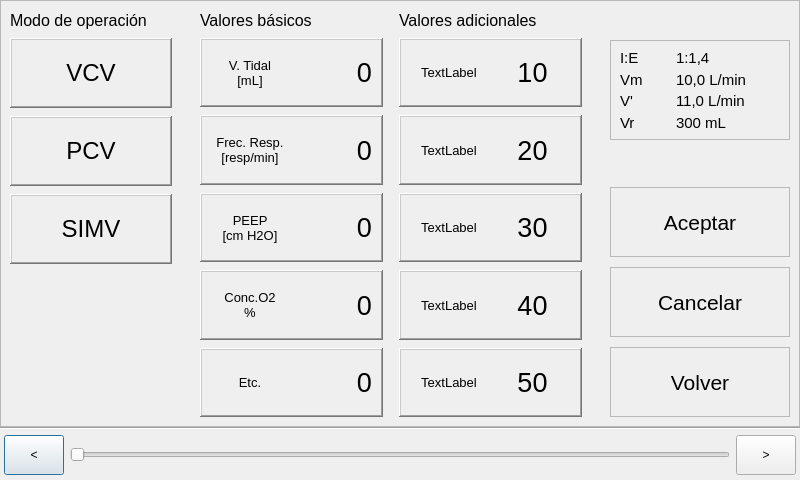
<?xml version="1.0" encoding="UTF-8"?>
<ui version="4.0">
 <class>Dialog</class>
 <widget class="QDialog" name="Dialog">
  <property name="geometry">
   <rect>
    <x>0</x>
    <y>0</y>
    <width>800</width>
    <height>480</height>
   </rect>
  </property>
  <property name="minimumSize">
   <size>
    <width>800</width>
    <height>480</height>
   </size>
  </property>
  <property name="maximumSize">
   <size>
    <width>800</width>
    <height>480</height>
   </size>
  </property>
  <property name="windowTitle">
   <string>Dialog</string>
  </property>
  <property name="autoFillBackground">
   <bool>true</bool>
  </property>
  <layout class="QVBoxLayout" name="verticalLayout_2">
   <property name="spacing">
    <number>0</number>
   </property>
   <property name="leftMargin">
    <number>0</number>
   </property>
   <property name="topMargin">
    <number>0</number>
   </property>
   <property name="rightMargin">
    <number>0</number>
   </property>
   <property name="bottomMargin">
    <number>0</number>
   </property>
   <item>
    <widget class="QFrame" name="frm_main">
     <property name="autoFillBackground">
      <bool>true</bool>
     </property>
     <property name="frameShape">
      <enum>QFrame::NoFrame</enum>
     </property>
     <property name="frameShadow">
      <enum>QFrame::Plain</enum>
     </property>
     <property name="lineWidth">
      <number>0</number>
     </property>
     <layout class="QVBoxLayout" name="verticalLayout_6">
      <property name="spacing">
       <number>0</number>
      </property>
      <property name="leftMargin">
       <number>0</number>
      </property>
      <property name="topMargin">
       <number>0</number>
      </property>
      <property name="rightMargin">
       <number>0</number>
      </property>
      <property name="bottomMargin">
       <number>0</number>
      </property>
      <item>
       <widget class="QFrame" name="frame_5">
        <property name="frameShape">
         <enum>QFrame::StyledPanel</enum>
        </property>
        <property name="frameShadow">
         <enum>QFrame::Raised</enum>
        </property>
        <layout class="QHBoxLayout" name="horizontalLayout_4">
         <property name="spacing">
          <number>10</number>
         </property>
         <property name="leftMargin">
          <number>0</number>
         </property>
         <property name="topMargin">
          <number>0</number>
         </property>
         <property name="rightMargin">
          <number>0</number>
         </property>
         <property name="bottomMargin">
          <number>0</number>
         </property>
         <item>
          <widget class="QFrame" name="frm_op_mode">
           <property name="maximumSize">
            <size>
             <width>180</width>
             <height>16777215</height>
            </size>
           </property>
           <property name="frameShape">
            <enum>QFrame::NoFrame</enum>
           </property>
           <property name="frameShadow">
            <enum>QFrame::Raised</enum>
           </property>
           <layout class="QVBoxLayout" name="verticalLayout">
            <property name="spacing">
             <number>8</number>
            </property>
            <item>
             <widget class="QLabel" name="lbl_title_op_mode">
              <property name="sizePolicy">
               <sizepolicy hsizetype="Preferred" vsizetype="Fixed">
                <horstretch>0</horstretch>
                <verstretch>0</verstretch>
               </sizepolicy>
              </property>
              <property name="minimumSize">
               <size>
                <width>0</width>
                <height>20</height>
               </size>
              </property>
              <property name="font">
               <font>
                <pointsize>12</pointsize>
               </font>
              </property>
              <property name="text">
               <string>Modo de operación</string>
              </property>
             </widget>
            </item>
            <item>
             <widget class="QFrame" name="frm_param_op_mode_vcv">
              <property name="minimumSize">
               <size>
                <width>0</width>
                <height>70</height>
               </size>
              </property>
              <property name="frameShape">
               <enum>QFrame::WinPanel</enum>
              </property>
              <property name="frameShadow">
               <enum>QFrame::Raised</enum>
              </property>
              <property name="lineWidth">
               <number>2</number>
              </property>
              <layout class="QHBoxLayout" name="horizontalLayout">
               <item>
                <widget class="QLabel" name="label">
                 <property name="font">
                  <font>
                   <pointsize>18</pointsize>
                  </font>
                 </property>
                 <property name="text">
                  <string>VCV</string>
                 </property>
                 <property name="alignment">
                  <set>Qt::AlignCenter</set>
                 </property>
                </widget>
               </item>
              </layout>
             </widget>
            </item>
            <item>
             <widget class="QFrame" name="frm_param_op_mode_pcv">
              <property name="minimumSize">
               <size>
                <width>0</width>
                <height>70</height>
               </size>
              </property>
              <property name="frameShape">
               <enum>QFrame::WinPanel</enum>
              </property>
              <property name="frameShadow">
               <enum>QFrame::Raised</enum>
              </property>
              <property name="lineWidth">
               <number>2</number>
              </property>
              <layout class="QHBoxLayout" name="horizontalLayout_2">
               <item>
                <widget class="QLabel" name="label_2">
                 <property name="font">
                  <font>
                   <pointsize>18</pointsize>
                  </font>
                 </property>
                 <property name="text">
                  <string>PCV</string>
                 </property>
                 <property name="alignment">
                  <set>Qt::AlignCenter</set>
                 </property>
                </widget>
               </item>
              </layout>
             </widget>
            </item>
            <item>
             <widget class="QFrame" name="frm_param_op_mode_simv">
              <property name="minimumSize">
               <size>
                <width>0</width>
                <height>70</height>
               </size>
              </property>
              <property name="frameShape">
               <enum>QFrame::WinPanel</enum>
              </property>
              <property name="frameShadow">
               <enum>QFrame::Raised</enum>
              </property>
              <property name="lineWidth">
               <number>2</number>
              </property>
              <layout class="QHBoxLayout" name="horizontalLayout_3">
               <item>
                <widget class="QLabel" name="label_3">
                 <property name="font">
                  <font>
                   <pointsize>18</pointsize>
                  </font>
                 </property>
                 <property name="text">
                  <string>SIMV</string>
                 </property>
                 <property name="alignment">
                  <set>Qt::AlignCenter</set>
                 </property>
                </widget>
               </item>
              </layout>
             </widget>
            </item>
            <item>
             <spacer name="verticalSpacer_3">
              <property name="orientation">
               <enum>Qt::Vertical</enum>
              </property>
              <property name="sizeHint" stdset="0">
               <size>
                <width>20</width>
                <height>40</height>
               </size>
              </property>
             </spacer>
            </item>
           </layout>
          </widget>
         </item>
         <item>
          <widget class="QFrame" name="frm_values">
           <property name="minimumSize">
            <size>
             <width>400</width>
             <height>0</height>
            </size>
           </property>
           <property name="frameShape">
            <enum>QFrame::NoFrame</enum>
           </property>
           <property name="frameShadow">
            <enum>QFrame::Raised</enum>
           </property>
           <layout class="QGridLayout" name="gridLayout_2">
            <property name="spacing">
             <number>8</number>
            </property>
            <item row="5" column="0">
             <widget class="QFrame" name="frm_param_flujoaire">
              <property name="frameShape">
               <enum>QFrame::WinPanel</enum>
              </property>
              <property name="frameShadow">
               <enum>QFrame::Raised</enum>
              </property>
              <property name="lineWidth">
               <number>2</number>
              </property>
              <property name="midLineWidth">
               <number>0</number>
              </property>
              <layout class="QHBoxLayout" name="horizontalLayout_7">
               <item>
                <widget class="QLabel" name="lbl_basic_5">
                 <property name="font">
                  <font>
                   <pointsize>10</pointsize>
                  </font>
                 </property>
                 <property name="text">
                  <string>Etc.</string>
                 </property>
                 <property name="alignment">
                  <set>Qt::AlignCenter</set>
                 </property>
                </widget>
               </item>
               <item>
                <widget class="QLabel" name="lbl_basic_value_5">
                 <property name="font">
                  <font>
                   <pointsize>20</pointsize>
                  </font>
                 </property>
                 <property name="text">
                  <string>0</string>
                 </property>
                 <property name="alignment">
                  <set>Qt::AlignRight|Qt::AlignTrailing|Qt::AlignVCenter</set>
                 </property>
                </widget>
               </item>
              </layout>
             </widget>
            </item>
            <item row="2" column="2">
             <widget class="QFrame" name="frm_param_sec_2">
              <property name="frameShape">
               <enum>QFrame::WinPanel</enum>
              </property>
              <property name="frameShadow">
               <enum>QFrame::Raised</enum>
              </property>
              <property name="lineWidth">
               <number>2</number>
              </property>
              <property name="midLineWidth">
               <number>0</number>
              </property>
              <layout class="QHBoxLayout" name="horizontalLayout_12">
               <item>
                <widget class="QLabel" name="lbl_sec_2">
                 <property name="font">
                  <font>
                   <pointsize>10</pointsize>
                  </font>
                 </property>
                 <property name="text">
                  <string>TextLabel</string>
                 </property>
                 <property name="alignment">
                  <set>Qt::AlignCenter</set>
                 </property>
                </widget>
               </item>
               <item>
                <widget class="QLabel" name="lbl_sec_value_2">
                 <property name="font">
                  <font>
                   <pointsize>20</pointsize>
                  </font>
                 </property>
                 <property name="text">
                  <string>20</string>
                 </property>
                 <property name="alignment">
                  <set>Qt::AlignCenter</set>
                 </property>
                </widget>
               </item>
              </layout>
             </widget>
            </item>
            <item row="5" column="2">
             <widget class="QFrame" name="frm_param_sec_5">
              <property name="frameShape">
               <enum>QFrame::WinPanel</enum>
              </property>
              <property name="frameShadow">
               <enum>QFrame::Raised</enum>
              </property>
              <property name="lineWidth">
               <number>2</number>
              </property>
              <property name="midLineWidth">
               <number>0</number>
              </property>
              <layout class="QHBoxLayout" name="horizontalLayout_15">
               <item>
                <widget class="QLabel" name="lbl_sec_9">
                 <property name="font">
                  <font>
                   <pointsize>10</pointsize>
                  </font>
                 </property>
                 <property name="text">
                  <string>TextLabel</string>
                 </property>
                 <property name="alignment">
                  <set>Qt::AlignCenter</set>
                 </property>
                </widget>
               </item>
               <item>
                <widget class="QLabel" name="lbl_sec_value_5">
                 <property name="font">
                  <font>
                   <pointsize>20</pointsize>
                  </font>
                 </property>
                 <property name="text">
                  <string>50</string>
                 </property>
                 <property name="alignment">
                  <set>Qt::AlignCenter</set>
                 </property>
                </widget>
               </item>
              </layout>
             </widget>
            </item>
            <item row="4" column="2">
             <widget class="QFrame" name="frm_param_sec_4">
              <property name="frameShape">
               <enum>QFrame::WinPanel</enum>
              </property>
              <property name="frameShadow">
               <enum>QFrame::Raised</enum>
              </property>
              <property name="lineWidth">
               <number>2</number>
              </property>
              <property name="midLineWidth">
               <number>0</number>
              </property>
              <layout class="QHBoxLayout" name="horizontalLayout_14">
               <item>
                <widget class="QLabel" name="lbl_sec_4">
                 <property name="font">
                  <font>
                   <pointsize>10</pointsize>
                  </font>
                 </property>
                 <property name="text">
                  <string>TextLabel</string>
                 </property>
                 <property name="alignment">
                  <set>Qt::AlignCenter</set>
                 </property>
                </widget>
               </item>
               <item>
                <widget class="QLabel" name="lbl_sec_value_4">
                 <property name="font">
                  <font>
                   <pointsize>20</pointsize>
                  </font>
                 </property>
                 <property name="text">
                  <string>40</string>
                 </property>
                 <property name="alignment">
                  <set>Qt::AlignCenter</set>
                 </property>
                </widget>
               </item>
              </layout>
             </widget>
            </item>
            <item row="2" column="0">
             <widget class="QFrame" name="frm_param_brpm">
              <property name="frameShape">
               <enum>QFrame::WinPanel</enum>
              </property>
              <property name="frameShadow">
               <enum>QFrame::Raised</enum>
              </property>
              <property name="lineWidth">
               <number>2</number>
              </property>
              <property name="midLineWidth">
               <number>0</number>
              </property>
              <layout class="QHBoxLayout" name="horizontalLayout_10">
               <item>
                <widget class="QLabel" name="lbl_basic_2">
                 <property name="font">
                  <font>
                   <pointsize>10</pointsize>
                  </font>
                 </property>
                 <property name="text">
                  <string>Frec. Resp. 
[resp/min]</string>
                 </property>
                 <property name="alignment">
                  <set>Qt::AlignCenter</set>
                 </property>
                </widget>
               </item>
               <item>
                <widget class="QLabel" name="lbl_basic_value_2">
                 <property name="font">
                  <font>
                   <pointsize>20</pointsize>
                  </font>
                 </property>
                 <property name="text">
                  <string>0</string>
                 </property>
                 <property name="alignment">
                  <set>Qt::AlignRight|Qt::AlignTrailing|Qt::AlignVCenter</set>
                 </property>
                </widget>
               </item>
              </layout>
             </widget>
            </item>
            <item row="1" column="0">
             <widget class="QFrame" name="frm_param_tvm">
              <property name="frameShape">
               <enum>QFrame::WinPanel</enum>
              </property>
              <property name="frameShadow">
               <enum>QFrame::Raised</enum>
              </property>
              <property name="lineWidth">
               <number>2</number>
              </property>
              <property name="midLineWidth">
               <number>0</number>
              </property>
              <layout class="QHBoxLayout" name="horizontalLayout_6">
               <item>
                <widget class="QLabel" name="lbl_basic_1">
                 <property name="font">
                  <font>
                   <pointsize>10</pointsize>
                  </font>
                 </property>
                 <property name="text">
                  <string>V. Tidal
[mL]</string>
                 </property>
                 <property name="alignment">
                  <set>Qt::AlignCenter</set>
                 </property>
                </widget>
               </item>
               <item>
                <widget class="QLabel" name="lbl_basic_value_1">
                 <property name="font">
                  <font>
                   <pointsize>20</pointsize>
                  </font>
                 </property>
                 <property name="text">
                  <string>0</string>
                 </property>
                 <property name="alignment">
                  <set>Qt::AlignRight|Qt::AlignTrailing|Qt::AlignVCenter</set>
                 </property>
                </widget>
               </item>
              </layout>
             </widget>
            </item>
            <item row="3" column="2">
             <widget class="QFrame" name="frm_param_sec_3">
              <property name="frameShape">
               <enum>QFrame::WinPanel</enum>
              </property>
              <property name="frameShadow">
               <enum>QFrame::Raised</enum>
              </property>
              <property name="lineWidth">
               <number>2</number>
              </property>
              <property name="midLineWidth">
               <number>0</number>
              </property>
              <layout class="QHBoxLayout" name="horizontalLayout_13">
               <item>
                <widget class="QLabel" name="lbl_sec_3">
                 <property name="font">
                  <font>
                   <pointsize>10</pointsize>
                  </font>
                 </property>
                 <property name="text">
                  <string>TextLabel</string>
                 </property>
                 <property name="alignment">
                  <set>Qt::AlignCenter</set>
                 </property>
                </widget>
               </item>
               <item>
                <widget class="QLabel" name="lbl_sec_value_3">
                 <property name="font">
                  <font>
                   <pointsize>20</pointsize>
                  </font>
                 </property>
                 <property name="text">
                  <string>30</string>
                 </property>
                 <property name="alignment">
                  <set>Qt::AlignCenter</set>
                 </property>
                </widget>
               </item>
              </layout>
             </widget>
            </item>
            <item row="1" column="2">
             <widget class="QFrame" name="frm_param_sec_1">
              <property name="frameShape">
               <enum>QFrame::WinPanel</enum>
              </property>
              <property name="frameShadow">
               <enum>QFrame::Raised</enum>
              </property>
              <property name="lineWidth">
               <number>2</number>
              </property>
              <property name="midLineWidth">
               <number>0</number>
              </property>
              <layout class="QHBoxLayout" name="horizontalLayout_11">
               <item>
                <widget class="QLabel" name="lbl_sec_1">
                 <property name="font">
                  <font>
                   <pointsize>10</pointsize>
                  </font>
                 </property>
                 <property name="text">
                  <string>TextLabel</string>
                 </property>
                 <property name="alignment">
                  <set>Qt::AlignCenter</set>
                 </property>
                </widget>
               </item>
               <item>
                <widget class="QLabel" name="lbl_sec_value_1">
                 <property name="font">
                  <font>
                   <pointsize>20</pointsize>
                  </font>
                 </property>
                 <property name="text">
                  <string>10</string>
                 </property>
                 <property name="alignment">
                  <set>Qt::AlignCenter</set>
                 </property>
                </widget>
               </item>
              </layout>
             </widget>
            </item>
            <item row="0" column="0">
             <widget class="QLabel" name="lbl_title_basic_params">
              <property name="sizePolicy">
               <sizepolicy hsizetype="Preferred" vsizetype="Fixed">
                <horstretch>0</horstretch>
                <verstretch>0</verstretch>
               </sizepolicy>
              </property>
              <property name="minimumSize">
               <size>
                <width>0</width>
                <height>20</height>
               </size>
              </property>
              <property name="font">
               <font>
                <pointsize>12</pointsize>
               </font>
              </property>
              <property name="text">
               <string>Valores básicos</string>
              </property>
             </widget>
            </item>
            <item row="4" column="0">
             <widget class="QFrame" name="frm_param_fio2">
              <property name="frameShape">
               <enum>QFrame::WinPanel</enum>
              </property>
              <property name="frameShadow">
               <enum>QFrame::Raised</enum>
              </property>
              <property name="lineWidth">
               <number>2</number>
              </property>
              <property name="midLineWidth">
               <number>0</number>
              </property>
              <layout class="QHBoxLayout" name="horizontalLayout_8">
               <item>
                <widget class="QLabel" name="lbl_basic_4">
                 <property name="font">
                  <font>
                   <pointsize>10</pointsize>
                  </font>
                 </property>
                 <property name="text">
                  <string>Conc.O2
%</string>
                 </property>
                 <property name="alignment">
                  <set>Qt::AlignCenter</set>
                 </property>
                </widget>
               </item>
               <item>
                <widget class="QLabel" name="lbl_basic_value_4">
                 <property name="font">
                  <font>
                   <pointsize>20</pointsize>
                  </font>
                 </property>
                 <property name="text">
                  <string>0</string>
                 </property>
                 <property name="alignment">
                  <set>Qt::AlignRight|Qt::AlignTrailing|Qt::AlignVCenter</set>
                 </property>
                </widget>
               </item>
              </layout>
             </widget>
            </item>
            <item row="3" column="0">
             <widget class="QFrame" name="frm_param_peep">
              <property name="frameShape">
               <enum>QFrame::WinPanel</enum>
              </property>
              <property name="frameShadow">
               <enum>QFrame::Raised</enum>
              </property>
              <property name="lineWidth">
               <number>2</number>
              </property>
              <property name="midLineWidth">
               <number>0</number>
              </property>
              <layout class="QHBoxLayout" name="horizontalLayout_9">
               <item>
                <widget class="QLabel" name="lbl_basic_3">
                 <property name="font">
                  <font>
                   <pointsize>10</pointsize>
                  </font>
                 </property>
                 <property name="text">
                  <string>PEEP 
[cm H2O]</string>
                 </property>
                 <property name="alignment">
                  <set>Qt::AlignCenter</set>
                 </property>
                </widget>
               </item>
               <item>
                <widget class="QLabel" name="lbl_basic_value_3">
                 <property name="font">
                  <font>
                   <pointsize>20</pointsize>
                  </font>
                 </property>
                 <property name="text">
                  <string>0</string>
                 </property>
                 <property name="alignment">
                  <set>Qt::AlignRight|Qt::AlignTrailing|Qt::AlignVCenter</set>
                 </property>
                </widget>
               </item>
              </layout>
             </widget>
            </item>
            <item row="1" column="1">
             <spacer name="horizontalSpacer">
              <property name="orientation">
               <enum>Qt::Horizontal</enum>
              </property>
              <property name="sizeType">
               <enum>QSizePolicy::Fixed</enum>
              </property>
              <property name="sizeHint" stdset="0">
               <size>
                <width>8</width>
                <height>20</height>
               </size>
              </property>
             </spacer>
            </item>
            <item row="0" column="2">
             <widget class="QLabel" name="lbl_title_more_params">
              <property name="sizePolicy">
               <sizepolicy hsizetype="Preferred" vsizetype="Fixed">
                <horstretch>0</horstretch>
                <verstretch>0</verstretch>
               </sizepolicy>
              </property>
              <property name="minimumSize">
               <size>
                <width>0</width>
                <height>20</height>
               </size>
              </property>
              <property name="font">
               <font>
                <pointsize>12</pointsize>
               </font>
              </property>
              <property name="text">
               <string>Valores adicionales</string>
              </property>
             </widget>
            </item>
           </layout>
          </widget>
         </item>
         <item>
          <widget class="QFrame" name="frm_buttons">
           <property name="frameShape">
            <enum>QFrame::NoFrame</enum>
           </property>
           <property name="frameShadow">
            <enum>QFrame::Raised</enum>
           </property>
           <layout class="QVBoxLayout" name="verticalLayout_5">
            <property name="spacing">
             <number>10</number>
            </property>
            <item>
             <widget class="QLabel" name="lbl_title_right">
              <property name="sizePolicy">
               <sizepolicy hsizetype="Preferred" vsizetype="Fixed">
                <horstretch>0</horstretch>
                <verstretch>0</verstretch>
               </sizepolicy>
              </property>
              <property name="minimumSize">
               <size>
                <width>0</width>
                <height>20</height>
               </size>
              </property>
              <property name="font">
               <font>
                <pointsize>12</pointsize>
               </font>
              </property>
              <property name="text">
               <string/>
              </property>
             </widget>
            </item>
            <item>
             <widget class="QFrame" name="frm_params_auto">
              <property name="minimumSize">
               <size>
                <width>0</width>
                <height>100</height>
               </size>
              </property>
              <property name="frameShape">
               <enum>QFrame::StyledPanel</enum>
              </property>
              <property name="frameShadow">
               <enum>QFrame::Raised</enum>
              </property>
              <layout class="QGridLayout" name="gridLayout">
               <item row="2" column="0">
                <widget class="QLabel" name="lbl_param_auto_name_3">
                 <property name="maximumSize">
                  <size>
                   <width>50</width>
                   <height>16777215</height>
                  </size>
                 </property>
                 <property name="font">
                  <font>
                   <pointsize>11</pointsize>
                  </font>
                 </property>
                 <property name="text">
                  <string>V'</string>
                 </property>
                </widget>
               </item>
               <item row="1" column="1">
                <widget class="QLabel" name="lbl_param_auto_val_2">
                 <property name="font">
                  <font>
                   <pointsize>11</pointsize>
                  </font>
                 </property>
                 <property name="text">
                  <string>10,0 L/min</string>
                 </property>
                </widget>
               </item>
               <item row="1" column="0">
                <widget class="QLabel" name="lbl_param_auto_name_2">
                 <property name="maximumSize">
                  <size>
                   <width>50</width>
                   <height>16777215</height>
                  </size>
                 </property>
                 <property name="font">
                  <font>
                   <pointsize>11</pointsize>
                  </font>
                 </property>
                 <property name="text">
                  <string>Vm</string>
                 </property>
                </widget>
               </item>
               <item row="2" column="1">
                <widget class="QLabel" name="lbl_param_auto_val_3">
                 <property name="font">
                  <font>
                   <pointsize>11</pointsize>
                  </font>
                 </property>
                 <property name="text">
                  <string>11,0 L/min</string>
                 </property>
                </widget>
               </item>
               <item row="0" column="0">
                <widget class="QLabel" name="lbl_param_auto_name_1">
                 <property name="maximumSize">
                  <size>
                   <width>50</width>
                   <height>16777215</height>
                  </size>
                 </property>
                 <property name="font">
                  <font>
                   <pointsize>11</pointsize>
                  </font>
                 </property>
                 <property name="text">
                  <string>I:E</string>
                 </property>
                </widget>
               </item>
               <item row="0" column="1">
                <widget class="QLabel" name="lbl_param_auto_val_1">
                 <property name="font">
                  <font>
                   <pointsize>11</pointsize>
                  </font>
                 </property>
                 <property name="text">
                  <string>1:1,4</string>
                 </property>
                </widget>
               </item>
               <item row="3" column="0">
                <widget class="QLabel" name="lbl_param_auto_name_4">
                 <property name="maximumSize">
                  <size>
                   <width>50</width>
                   <height>16777215</height>
                  </size>
                 </property>
                 <property name="font">
                  <font>
                   <pointsize>11</pointsize>
                  </font>
                 </property>
                 <property name="text">
                  <string>Vr</string>
                 </property>
                </widget>
               </item>
               <item row="3" column="1">
                <widget class="QLabel" name="lbl_param_auto_val_4">
                 <property name="font">
                  <font>
                   <pointsize>11</pointsize>
                  </font>
                 </property>
                 <property name="text">
                  <string>300 mL</string>
                 </property>
                </widget>
               </item>
              </layout>
             </widget>
            </item>
            <item>
             <spacer name="verticalSpacer_9">
              <property name="orientation">
               <enum>Qt::Vertical</enum>
              </property>
              <property name="sizeType">
               <enum>QSizePolicy::Fixed</enum>
              </property>
              <property name="sizeHint" stdset="0">
               <size>
                <width>20</width>
                <height>40</height>
               </size>
              </property>
             </spacer>
            </item>
            <item>
             <widget class="QFrame" name="frm_aceptar">
              <property name="minimumSize">
               <size>
                <width>0</width>
                <height>70</height>
               </size>
              </property>
              <property name="frameShape">
               <enum>QFrame::StyledPanel</enum>
              </property>
              <property name="frameShadow">
               <enum>QFrame::Raised</enum>
              </property>
              <layout class="QVBoxLayout" name="verticalLayout_3">
               <item>
                <widget class="QLabel" name="label_5">
                 <property name="font">
                  <font>
                   <pointsize>16</pointsize>
                  </font>
                 </property>
                 <property name="text">
                  <string>Aceptar</string>
                 </property>
                 <property name="alignment">
                  <set>Qt::AlignCenter</set>
                 </property>
                </widget>
               </item>
              </layout>
             </widget>
            </item>
            <item>
             <spacer name="verticalSpacer_2">
              <property name="orientation">
               <enum>Qt::Vertical</enum>
              </property>
              <property name="sizeHint" stdset="0">
               <size>
                <width>20</width>
                <height>40</height>
               </size>
              </property>
             </spacer>
            </item>
            <item>
             <widget class="QFrame" name="frm_cancelar">
              <property name="minimumSize">
               <size>
                <width>0</width>
                <height>70</height>
               </size>
              </property>
              <property name="frameShape">
               <enum>QFrame::StyledPanel</enum>
              </property>
              <property name="frameShadow">
               <enum>QFrame::Raised</enum>
              </property>
              <layout class="QVBoxLayout" name="verticalLayout_4">
               <item>
                <widget class="QLabel" name="label_6">
                 <property name="font">
                  <font>
                   <pointsize>16</pointsize>
                  </font>
                 </property>
                 <property name="text">
                  <string>Cancelar</string>
                 </property>
                 <property name="alignment">
                  <set>Qt::AlignCenter</set>
                 </property>
                </widget>
               </item>
              </layout>
             </widget>
            </item>
            <item>
             <spacer name="verticalSpacer_7">
              <property name="orientation">
               <enum>Qt::Vertical</enum>
              </property>
              <property name="sizeHint" stdset="0">
               <size>
                <width>20</width>
                <height>40</height>
               </size>
              </property>
             </spacer>
            </item>
            <item>
             <widget class="QFrame" name="frm_volver">
              <property name="minimumSize">
               <size>
                <width>0</width>
                <height>70</height>
               </size>
              </property>
              <property name="frameShape">
               <enum>QFrame::StyledPanel</enum>
              </property>
              <property name="frameShadow">
               <enum>QFrame::Raised</enum>
              </property>
              <layout class="QVBoxLayout" name="verticalLayout_7">
               <item>
                <widget class="QLabel" name="label_7">
                 <property name="font">
                  <font>
                   <pointsize>16</pointsize>
                  </font>
                 </property>
                 <property name="text">
                  <string>Volver</string>
                 </property>
                 <property name="alignment">
                  <set>Qt::AlignCenter</set>
                 </property>
                </widget>
               </item>
              </layout>
             </widget>
            </item>
           </layout>
          </widget>
         </item>
        </layout>
       </widget>
      </item>
      <item>
       <widget class="Line" name="line">
        <property name="orientation">
         <enum>Qt::Horizontal</enum>
        </property>
       </widget>
      </item>
      <item>
       <widget class="QFrame" name="frm_adjust">
        <property name="minimumSize">
         <size>
          <width>0</width>
          <height>50</height>
         </size>
        </property>
        <property name="frameShape">
         <enum>QFrame::NoFrame</enum>
        </property>
        <property name="frameShadow">
         <enum>QFrame::Raised</enum>
        </property>
        <layout class="QHBoxLayout" name="horizontalLayout_5">
         <property name="leftMargin">
          <number>4</number>
         </property>
         <property name="topMargin">
          <number>4</number>
         </property>
         <property name="rightMargin">
          <number>4</number>
         </property>
         <property name="bottomMargin">
          <number>4</number>
         </property>
         <item>
          <widget class="QPushButton" name="btn_left_arrow">
           <property name="minimumSize">
            <size>
             <width>60</width>
             <height>40</height>
            </size>
           </property>
           <property name="maximumSize">
            <size>
             <width>60</width>
             <height>40</height>
            </size>
           </property>
           <property name="text">
            <string>&lt;</string>
           </property>
          </widget>
         </item>
         <item>
          <widget class="QSlider" name="horizontalSlider">
           <property name="minimumSize">
            <size>
             <width>0</width>
             <height>40</height>
            </size>
           </property>
           <property name="orientation">
            <enum>Qt::Horizontal</enum>
           </property>
          </widget>
         </item>
         <item>
          <widget class="QPushButton" name="btn_right_arrow">
           <property name="minimumSize">
            <size>
             <width>60</width>
             <height>40</height>
            </size>
           </property>
           <property name="maximumSize">
            <size>
             <width>60</width>
             <height>40</height>
            </size>
           </property>
           <property name="text">
            <string>&gt;</string>
           </property>
          </widget>
         </item>
        </layout>
       </widget>
      </item>
     </layout>
    </widget>
   </item>
  </layout>
 </widget>
 <resources/>
 <connections/>
</ui>
